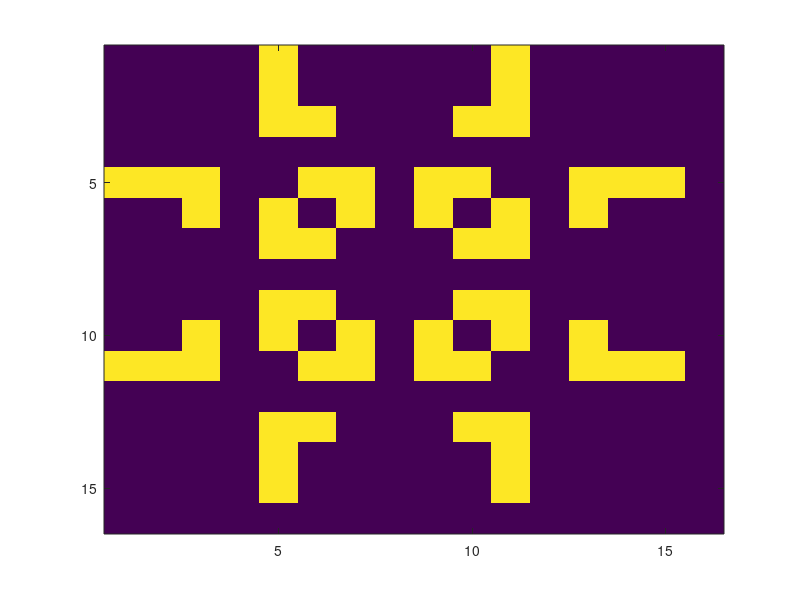

The MATLAB script that drew this image:
clear all
Dim=16;
xx=zeros(Dim,Dim);
Nstp=100;
%Data=zeros(Nstp+1,Dim,Dim);
time_pause=0.1;

%colormap(gray);
%%%initialization%%%%
%{
%%%random%%%%%%%%%%
for ii=1:Dim
  for jj=1:Dim
    xx(ii,jj)=(rand(1)>0.4);
  end
end
%%%%%%%%%%%%%%%%%%%%%
%}

%%glider%%%%%%%%%%%%%
xx(2,[4:6;10:12;])=1;
xx(4,[2;7;9;14])=1;
xx(5,[2;7;9;14])=1;
xx(6,[2;7;9;14])=1;
xx(7,[4:6;10:12;])=1;
xx(9,[4:6;10:12;])=1;
xx(10,[2;7;9;14])=1;
xx(11,[2;7;9;14])=1;
xx(12,[2;7;9;14])=1;
xx(14,[4:6;10:12;])=1;


%%%%%%%%%%%%%%%%%%%%%%%%

%{
%%%Blinker%%%%%%%%%%%%%%
xx(2,1:3)=1;
%%%%%%%%%%%%%%%%%%%%%%%%
%}
 imagesc(xx)
 %F(1)=getframe;
 sum(sum(xx))/Dim^2
 
 
 Data(1,:,:)=xx;
 pause(time_pause)
%%%%%%%update%%%%%%%%%
 for tt=1:Nstp
  for ii=1:Dim
   for jj=1:Dim
       
    u=mod(ii-1,Dim);
    if u==0
    u=Dim;
    end
    d=mod(ii+1,Dim);
    if d==0
        d=Dim;
    end
    lft=mod((jj-1),Dim);
    if lft==0
    lft=Dim;
    end
    rt=mod(jj+1,Dim);
    if rt==0
        rt=Dim;
    end
        
    S=xx(u,jj)+xx(d,jj)+xx(ii,lft)+xx(ii,rt);
    S=S+xx(u,lft)+xx(u,rt)+xx(d,lft)+xx(d,rt); %Moore Neighbor
    if xx(ii,jj)==1
        if S<2
            xx_n(ii,jj)=0;
        elseif (S==2) | (S==3)
            xx_n(ii,jj)=1;
        else 
            xx_n(ii,jj)=0;
        end
    end
    if xx(ii,jj)==0
        if S==3
            xx_n(ii,jj)=1;
        else
            xx_n(ii,jj)=0;
        end
    end
   end
   
   end

 tt;
 imagesc(xx_n)
 %Data(tt+1,:,:)=xx_n;
fn=['img',num2str(tt),'.png'];
imwrite(xx,fn,'png'); 
fname=['xx_',num2str(tt),'.dat']; %filename string: xx_1.dat for the first time step
save(fname, 'xx' , '-ascii');
xx=xx_n;
 %F(tt+1)=getframe;
 pause(time_pause)
 %pause
 end